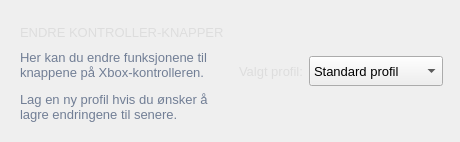
                                     <widget class="QFrame" name="btn_kontroller_container">
                                      <property name="maximumSize">
                                       <size>
                                        <width>16777214</width>
                                        <height>16777215</height>
                                       </size>
                                      </property>
                                      <property name="styleSheet">
                                       <string notr="true"/>
                                      </property>
                                      <property name="frameShape">
                                       <enum>QFrame::NoFrame</enum>
                                      </property>
                                      <property name="frameShadow">
                                       <enum>QFrame::Raised</enum>
                                      </property>
                                      <layout class="QHBoxLayout" name="horizontalLayout_13">
                                       <item>
                                        <widget class="QFrame" name="kontrollerTextContainer">
                                         <property name="frameShape">
                                          <enum>QFrame::NoFrame</enum>
                                         </property>
                                         <property name="frameShadow">
                                          <enum>QFrame::Raised</enum>
                                         </property>
                                         <layout class="QVBoxLayout" name="verticalLayout_22">
                                          <item>
                                           <widget class="QLabel" name="title_kontroller">
                                            <property name="minimumSize">
                                             <size>
                                              <width>0</width>
                                              <height>20</height>
                                             </size>
                                            </property>
                                            <property name="font">
                                             <font>
                                              <pointsize>10</pointsize>
                                              <weight>50</weight>
                                              <italic>false</italic>
                                              <bold>false</bold>
                                             </font>
                                            </property>
                                            <property name="styleSheet">
                                             <string notr="true">color: #dddddd;</string>
                                            </property>
                                            <property name="text">
                                             <string>ENDRE KONTROLLER-KNAPPER</string>
                                            </property>
                                            <property name="alignment">
                                             <set>Qt::AlignLeading|Qt::AlignLeft|Qt::AlignVCenter</set>
                                            </property>
                                           </widget>
                                          </item>
                                          <item>
                                           <widget class="QLabel" name="text_kontroller_description">
                                            <property name="font">
                                             <font>
                                              <pointsize>10</pointsize>
                                             </font>
                                            </property>
                                            <property name="styleSheet">
                                             <string notr="true">color: rgb(113, 126, 149);</string>
                                            </property>
                                            <property name="lineWidth">
                                             <number>1</number>
                                            </property>
                                            <property name="text">
                                             <string>&lt;html&gt;&lt;head/&gt;&lt;body&gt;&lt;p&gt;Her kan du endre funksjonene til knappene på Xbox-kontrolleren.&lt;/p&gt;&lt;p&gt;Lag en ny profil hvis du ønsker å lagre endringene til senere.&lt;/p&gt;&lt;/body&gt;&lt;/html&gt;</string>
                                            </property>
                                            <property name="alignment">
                                             <set>Qt::AlignLeading|Qt::AlignLeft|Qt::AlignVCenter</set>
                                            </property>
                                            <property name="wordWrap">
                                             <bool>true</bool>
                                            </property>
                                           </widget>
                                          </item>
                                         </layout>
                                        </widget>
                                       </item>
                                       <item>
                                        <widget class="QFrame" name="profileContainer">
                                         <property name="minimumSize">
                                          <size>
                                           <width>0</width>
                                           <height>0</height>
                                          </size>
                                         </property>
                                         <property name="maximumSize">
                                          <size>
                                           <width>16777215</width>
                                           <height>16777215</height>
                                          </size>
                                         </property>
                                         <property name="frameShape">
                                          <enum>QFrame::NoFrame</enum>
                                         </property>
                                         <property name="frameShadow">
                                          <enum>QFrame::Raised</enum>
                                         </property>
                                         <layout class="QHBoxLayout" name="horizontalLayout_11">
                                          <property name="leftMargin">
                                           <number>0</number>
                                          </property>
                                          <property name="topMargin">
                                           <number>0</number>
                                          </property>
                                          <property name="rightMargin">
                                           <number>0</number>
                                          </property>
                                          <property name="bottomMargin">
                                           <number>0</number>
                                          </property>
                                          <item>
                                           <widget class="QLabel" name="text_velg_profil">
                                            <property name="minimumSize">
                                             <size>
                                              <width>0</width>
                                              <height>40</height>
                                             </size>
                                            </property>
                                            <property name="maximumSize">
                                             <size>
                                              <width>100</width>
                                              <height>40</height>
                                             </size>
                                            </property>
                                            <property name="font">
                                             <font>
                                              <pointsize>10</pointsize>
                                              <weight>50</weight>
                                              <italic>false</italic>
                                              <bold>false</bold>
                                             </font>
                                            </property>
                                            <property name="styleSheet">
                                             <string notr="true">color: #dddddd;</string>
                                            </property>
                                            <property name="text">
                                             <string>Valgt profil:</string>
                                            </property>
                                           </widget>
                                          </item>
                                          <item>
                                           <widget class="QComboBox" name="comboBox_velg_profil">
                                            <property name="sizePolicy">
                                             <sizepolicy hsizetype="Preferred" vsizetype="Maximum">
                                              <horstretch>0</horstretch>
                                              <verstretch>0</verstretch>
                                             </sizepolicy>
                                            </property>
                                            <property name="minimumSize">
                                             <size>
                                              <width>0</width>
                                              <height>30</height>
                                             </size>
                                            </property>
                                            <property name="maximumSize">
                                             <size>
                                              <width>16777215</width>
                                              <height>16777215</height>
                                             </size>
                                            </property>
                                            <property name="font">
                                             <font>
                                              <pointsize>10</pointsize>
                                              <weight>50</weight>
                                              <italic>false</italic>
                                              <bold>false</bold>
                                             </font>
                                            </property>
                                            <property name="cursor">
                                             <cursorShape>PointingHandCursor</cursorShape>
                                            </property>
                                            <property name="editable">
                                             <bool>false</bool>
                                            </property>
                                            <item>
                                             <property name="text">
                                              <string>Standard profil</string>
                                             </property>
                                            </item>
                                            <item>
                                             <property name="text">
                                              <string>Egendefinert profil</string>
                                             </property>
                                            </item>
                                           </widget>
                                          </item>
                                         </layout>
                                        </widget>
                                       </item>
                                       <item>
                                        <widget class="QFrame" name="profileBtnContainer">
                                         <property name="minimumSize">
                                          <size>
                                           <width>0</width>
                                           <height>120</height>
                                          </size>
                                         </property>
                                         <property name="frameShape">
                                          <enum>QFrame::NoFrame</enum>
                                         </property>
                                         <property name="frameShadow">
                                          <enum>QFrame::Raised</enum>
                                         </property>
                                         <widget class="QPushButton" name="btn_reset">
                                          <property name="geometry">
                                           <rect>
                                            <x>40</x>
                                            <y>70</y>
                                            <width>201</width>
                                            <height>45</height>
                                           </rect>
                                          </property>
                                          <property name="minimumSize">
                                           <size>
                                            <width>150</width>
                                            <height>45</height>
                                           </size>
                                          </property>
                                          <property name="font">
                                           <font>
                                            <pointsize>10</pointsize>
                                            <weight>50</weight>
                                            <italic>false</italic>
                                            <bold>false</bold>
                                           </font>
                                          </property>
                                          <property name="cursor">
                                           <cursorShape>PointingHandCursor</cursorShape>
                                          </property>
                                          <property name="toolTip">
                                           <string>&lt;html&gt;&lt;head/&gt;&lt;body&gt;&lt;p&gt;&lt;img src=&quot;:/images/images/eksempelbilde.png&quot;/&gt;&lt;/p&gt;&lt;/body&gt;&lt;/html&gt;</string>
                                          </property>
                                          <property name="text">
                                           <string> Reset</string>
                                          </property>
                                          <property name="icon">
                                           <iconset>
                                            <normaloff>:/icons/images/icons/cil-x-circle.png</normaloff>:/icons/images/icons/cil-x-circle.png</iconset>
                                          </property>
                                         </widget>
                                         <widget class="QPushButton" name="btn_make_new_profile">
                                          <property name="geometry">
                                           <rect>
                                            <x>40</x>
                                            <y>20</y>
                                            <width>201</width>
                                            <height>45</height>
                                           </rect>
                                          </property>
                                          <property name="minimumSize">
                                           <size>
                                            <width>150</width>
                                            <height>45</height>
                                           </size>
                                          </property>
                                          <property name="font">
                                           <font>
                                            <pointsize>10</pointsize>
                                            <weight>50</weight>
                                            <italic>false</italic>
                                            <bold>false</bold>
                                           </font>
                                          </property>
                                          <property name="cursor">
                                           <cursorShape>PointingHandCursor</cursorShape>
                                          </property>
                                          <property name="text">
                                           <string> Lag ny profil</string>
                                          </property>
                                          <property name="icon">
                                           <iconset>
                                            <normaloff>:/icons/images/icons/cil-file.png</normaloff>:/icons/images/icons/cil-file.png</iconset>
                                          </property>
                                         </widget>
                                        </widget>
                                       </item>
                                      </layout>
                                     </widget>
